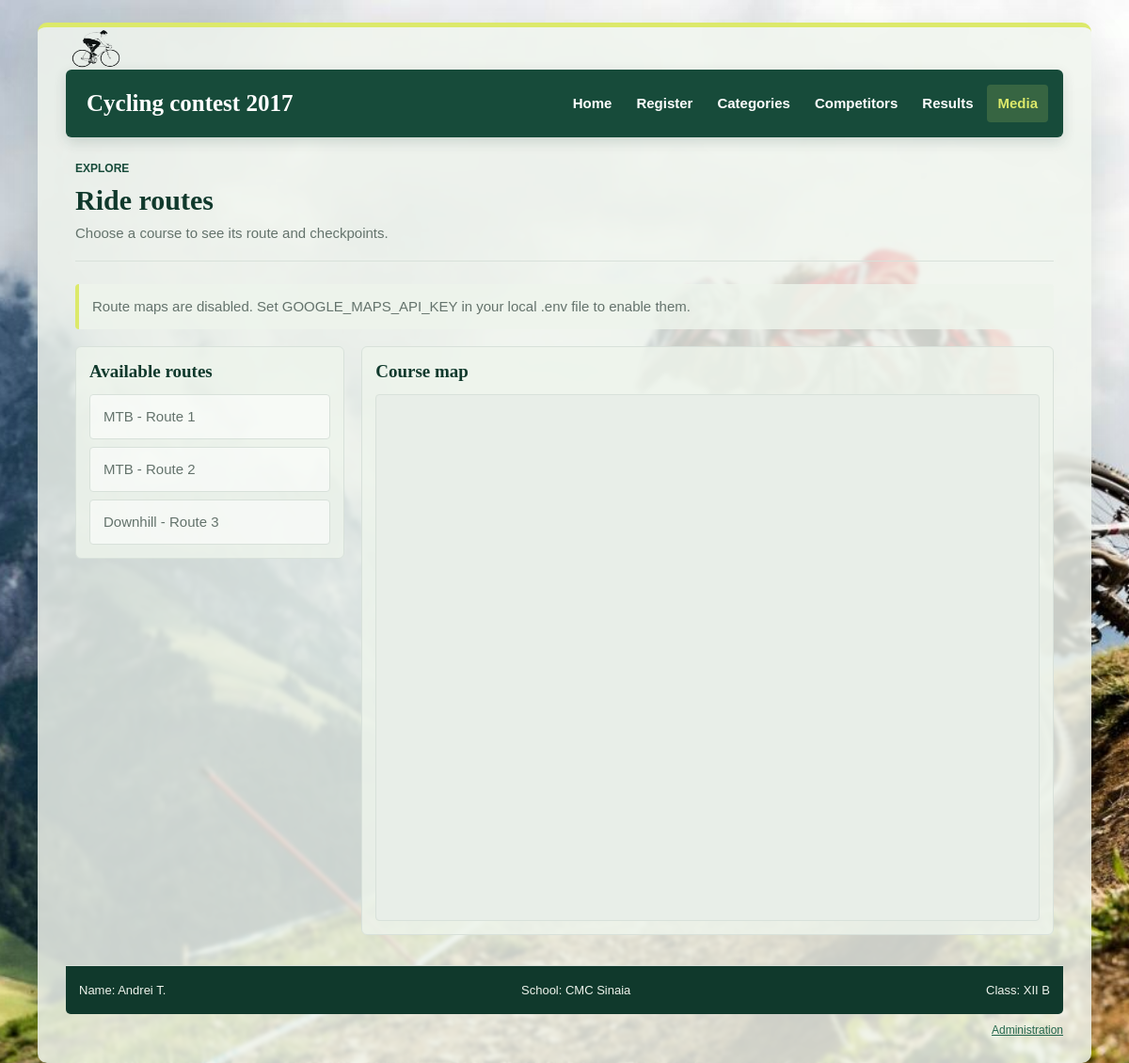
Page /routes.php on the committed database.
### tables this page shows
CREATE TABLE IF NOT EXISTS `routes` (
  `id` int NOT NULL AUTO_INCREMENT,
  `center_lat` decimal(9,6) NOT NULL,
  `center_lng` decimal(9,6) NOT NULL,
  `origin_lat` decimal(9,6) NOT NULL,
  `origin_lng` decimal(9,6) NOT NULL,
  `destination_lat` decimal(9,6) NOT NULL,
  `destination_lng` decimal(9,6) NOT NULL,
  `waypoints` json DEFAULT NULL,
  PRIMARY KEY (`id`)
);

CREATE TABLE IF NOT EXISTS `categories` (
  `id` int NOT NULL AUTO_INCREMENT,
  `name` varchar(50) NOT NULL,
  `description` varchar(1000) DEFAULT NULL,
  `image_name` varchar(20) DEFAULT NULL,
  PRIMARY KEY (`id`),
  UNIQUE KEY `uq_categories_name` (`name`)
);

### routes.php (the view, shortened to what this page needs)
<?php
    include ("shared/header.php");
    $routes_query = "SELECT r.*, r.id as route_id, c.name as category_name FROM routes r
                     JOIN category_route cr ON r.id = cr.route_id
                     JOIN categories c ON cr.category_id = c.id";
    $routes_result = mysqli_query($link, $routes_query);
    $google_maps_api_key = getenv('GOOGLE_MAPS_API_KEY') ?: '';
?>
<main class="media-page routes-page">
    <header class="media-page-heading">
        <p class="media-eyebrow">Explore</p>
        <h1>Ride routes</h1>
        <p>Choose a course to see its route and checkpoints.</p>
    </header>
    <?php if ($google_maps_api_key === '') { ?>
        <div class="route-notice" role="status">Route maps are disabled. Set GOOGLE_MAPS_API_KEY in your local .env file to enable them.</div>
    <?php } ?>
    <section class="route-explorer" aria-label="Route explorer">
        <div class="route-selector">
            <h2>Available routes</h2>
            <div class="route-options">
                <?php
                    while ($route = mysqli_fetch_assoc($routes_result)) {
                        $route_id = $route['route_id'];
                        $category_name = $route['category_name'];
                        $center_lat = $route['center_lat'];
                        $center_lng = $route['center_lng'];
                        $origin_lat = $route['origin_lat'];
                        $origin_lng = $route['origin_lng'];
                        $destination_lat = $route['destination_lat'];
                        $destination_lng = $route['destination_lng'];
                        $waypoints = !empty($route['waypoints'])
                            ? json_decode($route['waypoints'], true) : [];
                        $waypoints_json = htmlspecialchars(
                            json_encode($waypoints),
                            ENT_QUOTES,
                            'UTF-8'
                        );
                ?>
                    <button class="route" type="button" <?php echo $google_maps_api_key === '' ? 'disabled' : ''; ?> onclick="initialize(
                        <?php echo $center_lat; ?>, <?php echo $center_lng; ?>,
                        <?php echo $origin_lat; ?>, <?php echo $origin_lng; ?>,
                        <?php echo $destination_lat; ?>, <?php echo $destination_lng; ?>,
                        <?php echo $waypoints_json ?? '[]'; ?>)">
                        <?php echo htmlspecialchars($category_name . " - Route " . $route_id, ENT_QUOTES, 'UTF-8'); ?>
                    </button>
                <?php } ?>
            </div>
        </div>
        <div class="route-map-panel">
            <h2>Course map</h2>
            <div id="map_canvas" aria-label="Selected route map"></div>
        </div>
    </section>
</main>
<?php
    include ("shared/footer.php");
?>

### css/styles.css (style rules this page uses)
:root { color-scheme: light; --ink: #1c2924; --muted: #64736c; --forest: #174b3a; --forest-deep: #10392c; --leaf: #dce96a; --paper: rgba(248, 250, 246, 0.86); --canvas: #edf2ec; --line: #d8e1da; --soft: rgba(238, 244, 235, 0.84); --danger: #a62e2e; }
* { box-sizing: border-box; }
body { margin: 0; padding: 24px 16px; background-color: #31483e; background-image: url("../images/background_landscape.jpg"); background-attachment: fixed; background-position: center; background-repeat: no-repeat; background-size: cover; color: var(--ink); font: 15px/1.65 "Trebuchet MS", Tahoma, sans-serif; }
h1, h2, h3, h4 { color: var(--forest-deep); line-height: 1.25; }
h2 { margin: 0 0 16px; font: 600 25px/1.25 Georgia, "Times New Roman", serif; }
button, input { font: inherit; }
button { min-height: 38px; padding: 8px 14px; border: 1px solid var(--forest); border-radius: 4px; background: var(--forest); color: #fff; cursor: pointer; transition: background-color 150ms ease, border-color 150ms ease, transform 150ms ease; }
button:disabled { border-color: #9aa79f; background: #9aa79f; cursor: not-allowed; }
.media-page { width: min(100%, 1040px); margin: 0 auto 32px; }
.media-page-heading { margin: 8px 0 24px; padding: 0 0 16px; border-bottom: 1px solid var(--line); }
.media-page-heading h1 { margin: 0 0 5px; font: 600 30px/1.2 Georgia, "Times New Roman", serif; }
.media-page-heading > p:last-child { margin: 0; color: var(--muted); }
.media-eyebrow { margin: 0 0 5px; color: var(--forest); font-size: 12px; font-weight: 700; text-transform: uppercase; }
.routes-page .route-notice { margin: 0 0 18px; padding: 12px 14px; border-left: 4px solid var(--leaf); border-radius: 4px; background: var(--soft); color: var(--muted); }
.route-explorer { display: grid; grid-template-columns: minmax(220px, 0.7fr) minmax(0, 1.8fr); align-items: start; gap: 18px; }
.route-selector, .route-map-panel { min-width: 0; padding: 14px; border: 1px solid var(--line); border-radius: 6px; background: var(--soft); }
.route-selector h2, .route-map-panel h2 { margin: 0 0 12px; font-size: 19px; }
.route-options { display: grid; gap: 8px; }
button.route { width: 100%; min-height: 48px; margin: 0; border-color: var(--line); background: #fff; color: var(--forest-deep); text-align: left; }
button.route:disabled { border-color: var(--line); background: rgba(255, 255, 255, 0.56); color: var(--muted); }
.route-map-panel h2 { display: flex; align-items: center; gap: 8px; }
#map_canvas { width: 100%; height: min(70vh, 700px); min-height: 420px; border: 1px solid var(--line); border-radius: 4px; background: #e8eee8; }

### rows in the picture
routes: id.name "MTB - Route 1"
routes: id.name "MTB - Route 2"
routes: id.name "Downhill - Route 3"
